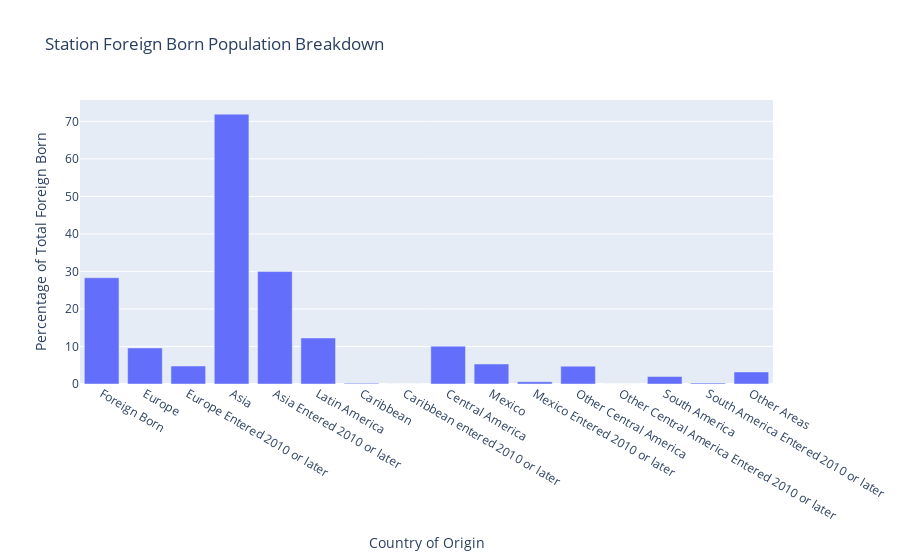
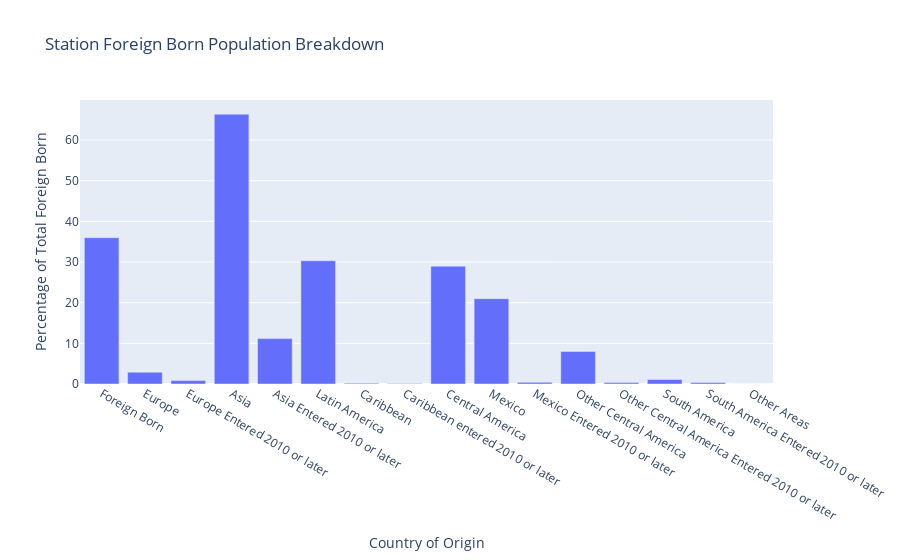

Notebook cell for these charts, in order:
### Code cell
# list of neighborhoods
stations = [delmar, chinatown]

# call the function with a loop
for station in stations:
        stn_chart19(stop=station)

### Figure 1 — Plotly figure (JSON) as saved in the notebook; plotly's stock layout.template omitted (floating-point values rounded to 4 significant figures)
{"data": [{"alignmentgroup": "True", "hovertemplate": "Country of Origin=%{x}<br>Percentage of Total Foreign Born=%{y}<extra></extra>", "legendgroup": "", "marker": {"color": "#636efa", "pattern": {"shape": ""}}, "name": "", "offsetgroup": "", "orientation": "v", "showlegend": false, "textposition": "auto", "type": "bar", "x": ["Foreign Born", "Europe", "Europe Entered 2010 or later", "Asia", "Asia Entered 2010 or later", "Latin America", "Caribbean", "Caribbean entered 2010 or later", "Central America", "Mexico", "Mexico Entered 2010 or later", "Other Central America", "Other Central America Entered 2010 or later", "South America", "South America Entered 2010 or later", "Other Areas"], "xaxis": "x", "y": [28.32, 9.602, 4.785, 71.9, 29.96, 12.27, 0.1927, 0, 10.08, 5.331, 0.6101, 4.753, 0, 1.991, 0.2569, 3.211], "yaxis": "y"}], "layout": {"autosize": true, "barmode": "relative", "legend": {"tracegroupgap": 0}, "title": {"text": "Station Foreign Born Population Breakdown"}, "xaxis": {"anchor": "y", "autorange": true, "domain": [0, 1], "range": [-0.5, 15.5], "title": {"text": "Country of Origin"}, "type": "category"}, "yaxis": {"anchor": "x", "autorange": true, "domain": [0, 1], "range": [0, 75.69], "title": {"text": "Percentage of Total Foreign Born"}, "type": "linear"}}}

### Figure 2 — Plotly figure (JSON) as saved in the notebook; plotly's stock layout.template omitted (floating-point values rounded to 4 significant figures)
{"data": [{"alignmentgroup": "True", "hovertemplate": "Country of Origin=%{x}<br>Percentage of Total Foreign Born=%{y}<extra></extra>", "legendgroup": "", "marker": {"color": "#636efa", "pattern": {"shape": ""}}, "name": "", "offsetgroup": "", "orientation": "v", "showlegend": false, "textposition": "auto", "type": "bar", "x": ["Foreign Born", "Europe", "Europe Entered 2010 or later", "Asia", "Asia Entered 2010 or later", "Latin America", "Caribbean", "Caribbean entered 2010 or later", "Central America", "Mexico", "Mexico Entered 2010 or later", "Other Central America", "Other Central America Entered 2010 or later", "South America", "South America Entered 2010 or later", "Other Areas"], "xaxis": "x", "y": [36.0, 2.901, 0.8309, 66.37, 11.16, 30.32, 0.2115, 0.1209, 28.99, 20.99, 0.4079, 8.007, 0.3475, 1.118, 0.3626, 0], "yaxis": "y"}], "layout": {"autosize": true, "barmode": "relative", "legend": {"tracegroupgap": 0}, "title": {"text": "Station Foreign Born Population Breakdown"}, "xaxis": {"anchor": "y", "autorange": true, "domain": [0, 1], "range": [-0.5, 15.5], "title": {"text": "Country of Origin"}, "type": "category"}, "yaxis": {"anchor": "x", "autorange": true, "domain": [0, 1], "range": [0, 69.86], "title": {"text": "Percentage of Total Foreign Born"}, "type": "linear"}}}
